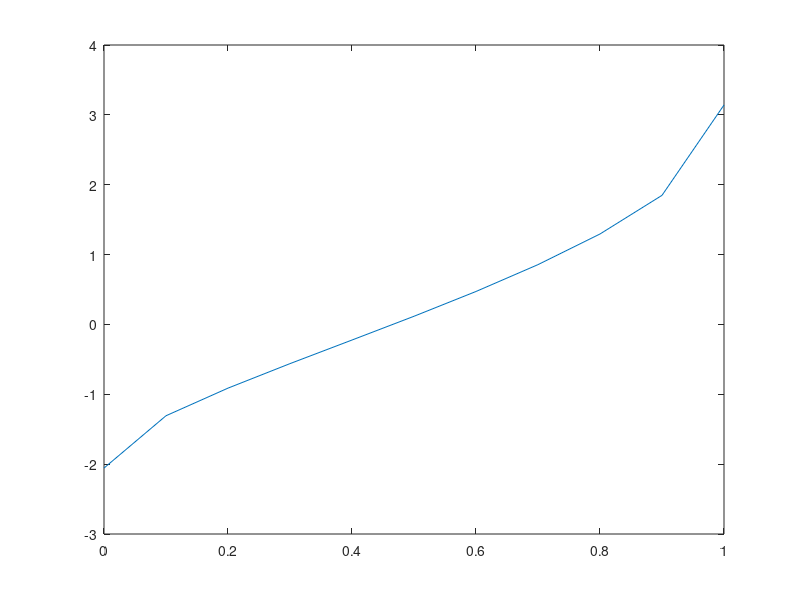

MATLAB code for this plot: (Note: this script raises an error after producing the figure.)
%-------------------------------------------------------------------%
%                Script for computing slab parameters               %
%-------------------------------------------------------------------%

%
%                       ________________corDimY__
%    __________________|                         |__________________no
%   |                  |  corDimX                |                  n1
%   |__________________|_________________________|_____________________
%                                                                   ns
%---------------------------------------------------------------------%
%
% Anna Archetti - EPFL 2017
%
%---------------------------------------------------------------------%

%% WG given parameters mode m = 0

n1 = 2.038;     % core Si3N4 3.48 2.038 (glass 1.5)
n0 = 1.47;     % cladding Sample Media Water 1.38
ns = 1.47;     % substrate SiO2 1.47
lambda = 0.647;   % um 1.5
NAObj = 0.55;
Fobj = 4;       % [mm]
beamD = 6.5; % [mm] % laser beam diameter at the back obj

% Mode
m = 1;

% RMS width sigma of the Gaussian approximation to the Airy disk 
% is about one-third the Airy disk radius 
sigmaLambda = 0.21*lambda/NAObj; % [um]

% Sparrow criterion
% sigmaLambda = 0.47*lambda/NAObj;  % (Abbe 0.5, Rayleigh 0.61)


beamR = 2*lambda*Fobj/(pi*beamD); % [um] w = spot size/focused beam radius where
                                    %      amplitude drop of 1/e 0.37 
                                    %      E(x) field z=0
% sigmaLambda = 0.42*lambda*Fobj/beamD; % [um]                       
% sigmaDiff = lambda/(2*NAObj); [um]

% Beam diameter
FWHM = 2.35*sigmaLambda;           % [um]
fourSigma = 4*sigmaLambda;         % [um]
fullBeamWaist = 1.67*FWHM*sqrt(2); % [um] 2w 1/e2  0.14 86% E field

%corDimY = (0.2: 0.1: 1.600);   
corDimY = 0.150;  % um 2a 2 0.01

% Number of modes along y
nMod = 2*corDimY/lambda;

for corDimIdx = 1: length(corDimY)

    corDimX = 0.15;     % um 2a 2    10
    modeNUM = 1;

    k = 2*pi/lambda;
    gamma = (ns^2 - n0^2)/(n1^2 - ns^2);

    v = k*corDimY(corDimIdx)/2*sqrt(n1^2 - ns^2);

    % DEBUG
    bx = (0:0.1:1);
    by = atan(sqrt(bx./(1 - bx))) +  ...
                        atan(sqrt((bx + gamma)./(1 - bx))) - ...
                        2.*v.*sqrt(1 - bx);                
    figure, plot(bx,by), hold on % END debug       

    % Define the dispersion b-v function(v,b,m,gamma)
    myFunc = @(br) atan(sqrt(br./(1 - br))) +  ...
                        atan(sqrt((br + gamma)./(1 - br))) - ...
                        2.*v.*sqrt(1 - br);
    % Get the b number from f(v,b,m,gamma) function roots               
    [b, byRoot] = findCFRootBisection(myFunc, [0.001, 1], 0.001, 10^10);   

    % Get the effective index
    ne = sqrt(b*(n1^2 - ns^2) + ns^2);
    
    neV(corDimIdx) = ne;

    beta = ne*k;
    u = v*sqrt(1 - b);
    w =  v*sqrt(b);
    wP = v*sqrt(b + gamma);

    % transverse propagation constants
    ki = u/(corDimY(corDimIdx)/2);        %sqrt(k^2*n1^2 - betak^2);
    sigma = w/(corDimY(corDimIdx)/2);     %sqrt(betak^2 - k^2*n0^2);
    xi = wP/(corDimY(corDimIdx)/2);       %sqrt(betak^2 - k^2*ns^2);

    % phase
    phi = 0.5*atan(w/u) - 0.5*atan(wP/u);

    % penetrationd depth
    d = lambda/(2*pi)/sqrt(ne^2 - n0^2); 

    % power confinment 
    powerConf = (1 + (sin(u + phi))^2/(2*w) + (sin(u - phi))^2/(2*wP)) / ...
                    (1 + 1/(2*w) + 1/(2*wP) );
    % effective width
    he(corDimIdx) = corDimY(corDimIdx) + 1/sigma + 1/xi;

    % penetration depth 
    dHe = (he - corDimY(corDimIdx))/2;

    % numerical aperture
    %NA = n1*sqrt(2*(n1 - n0));
    NA = sqrt(n1^2 - n0^2);

    % v cut off for fudamental mode (Okamoto ch. 2  pag 20)
    vC = m*pi/2 + 0.5*atan(sqrt(gamma)) ;

    % lambda cut off
    lambdaC = pi*corDimY(corDimIdx)*NA/v;

    % thickness cut off
    dC = lambda*v/(pi*NA);

    % coupling efficiency
    NAfiber = 1;
    % eta = (NAfiber/NA)^2;


    % From Hunsperger book
    % End-but coupling (eq. 7.4) 
%     nL = 1.468; % core refractive index laser
%     laserDim = 1;
%     m = 0;
%     etaB(corDimIdx) = 64/((m+1)^2*pi^2) * (nL*n1)/(nL+n1)^2 ...
%         * (cos(pi*corDimY(corDimIdx)/(2*laserDim)))^2 * 1/(1 - (corDimY(corDimIdx)/((m+1)*laserDim))^2 )^2 * ...
%         corDimY(corDimIdx) * (cos(m*pi/2))^2 / laserDim;

    y = (-corDimX/2 - 2: 0.01 :corDimX/2 + 2);
    for xIdx = 1: length(y)

        % Electric field distribution: TE mode profile 
        if y(xIdx) > corDimY(corDimIdx)/2 % top cladding
            Ey(xIdx) = cos(ki*corDimY(corDimIdx)/2 - phi)*exp(-sigma*(y(xIdx) - corDimY(corDimIdx)/2));
            
        elseif y(xIdx) >= - corDimY(corDimIdx)/2 && y(xIdx) <= corDimY(corDimIdx)/2 % core
            Ey(xIdx) = cos(ki*y(xIdx) - phi);
           
        else % lower cladding
            Ey(xIdx) = cos(ki*corDimY(corDimIdx)/2 + phi)*exp(xi*(y(xIdx) + corDimY(corDimIdx)/2));
            
        end
    %     By(xIdx) = exp( -y(xIdx)^2/(2*sigmaLambda^2) ) / sqrt(2*pi*sigmaLambda^2);
        
        By(xIdx) = exp( -y(xIdx)^2/(beamR^2) ); % Electric field input beam
        IBy(xIdx) = ( By(xIdx) )^2; % Intensity profile input beam
        IEy(xIdx) = Ey(xIdx)^2; 

    end

    close 
    % From Hunsperger book
    % Direct focusing (eq. 7.3)
%     etaD(corDimIdx) = (trapz(By.*Ey))^2 / ( trapz(By.^2)*trapz(Ey.^2) );
%     eta(corDimIdx) = (ne/n1)^2 / (nL/1.6)^2;

    %figure,
    plot( y, IEy, 'k')
    hold on
    plot( repmat(-corDimY(corDimIdx)/2,1, length(IEy)), IEy, 'r--')
    plot( repmat(+corDimY(corDimIdx)/2,1, length(IEy)), IEy, 'r--')
%     plot( y, By, 'b--')
    plot( y, IBy, 'g--')
    xlabel('y[um]')
    ylabel('I_{field}/I_{max}')
    title(['Intesnsity TE0 mode profile - core ' num2str(corDimY(corDimIdx)) 'um - ref idx core ' num2str(n1)])
    legend('Intensity TE0 mode profile','core edge','core edge','Intensity beam - Gaussian approxiamtion Airy pattern')
   
    
    %figure,
    plot( y, Ey, 'k')
    hold on
    plot( repmat(-corDimY(corDimIdx)/2,1, length(Ey)), Ey, 'r--')
    plot( repmat(+corDimY(corDimIdx)/2,1, length(Ey)), Ey, 'r--')
    plot( y, By, 'b--')
    %plot( y, BIy, 'g--')
    xlabel('y[um]')
    ylabel('E_{field}/E_{max}')
    title(['TE0 mode profile - core ' num2str(corDimY(corDimIdx)) 'um - ref idx core ' num2str(n1)])
    %legend('Intensity TE0 mode profile','core edge','core edge','Intensity beam - Gaussian approxiamtion Airy pattern')
    legend('TE0 mode profile','core edge','core edge','E beam - Gaussian approxiamtion Airy pattern')

    % Cutoff width
    cutOffWidth = lambda*vC/(2*pi*n1*sqrt(2*(n1-n0)/n1));
end

% figure,
% plot(corDimY, eta, '*k')
% xlabel('CorDim [um]')
% ylabel('Eta [%]')
% title('NA coupling efficinecy')
% 
% figure,
% plot(corDimY, -10.*log10(eta), '*k')
% xlabel('CorDim [um]')
% ylabel('Eta [dB]')
% title('NA coupling efficinecy')
% 
% figure,
% plot(corDimY, etaD, '*k')
% xlabel('CorDim [um]')
% ylabel('Eta [%]')
% title('Direct focusing coupling efficinecy')
% 
% figure,
% plot(corDimY, -10.*log10(etaD), '*k')
% xlabel('CorDim [um]')
% ylabel('Eta [dB]')
% title('Direct focusing coupling efficinecy')
% 
% figure,
% plot(corDimY, etaB, '*k')
% xlabel('CorDim [um]')
% ylabel('Eta [%]')
% title('Fiber end-but coupling efficiency')
% 
% figure,
% plot(corDimY, -10.*log10(etaB), '*k')
% xlabel('CorDim [um]')
% ylabel('Eta [dB]')
% title('Fiber end-but coupling efficiency')


%%
%----------------------------------------------------------
% X direction
%---------------------------------------------------------

n1 = 2.038;     % core Si3N4 3.48 2.038 (glass 1.5)
n0 = 1.47;     % cladding Sample Media Water 1.33
ns = 1.47;     % substrate SiO2 1.46

%corDimX = 5;     % um 2a 0.2
modeNUM = 1;

k = 2*pi/lambda;
gamma = (ns^2 - n0^2)/(n1^2 - ns^2);

v = k*corDimX/2*sqrt(n1^2 - ns^2);

% DEBUG
bx = (0:0.1:1);
by = atan(sqrt(bx./(1 - bx))) +  ...
                    atan(sqrt((bx + gamma)./(1 - bx))) - ...
                    2.*v.*sqrt(1 - bx);                
figure, plot(bx,by), hold on % END debug       

% Define the dispersion b-v function(v,b,m,gamma)
myFunc = @(br) atan(sqrt(br./(1 - br))) +  ...
                    atan(sqrt((br + gamma)./(1 - br))) - ...
                    2.*v.*sqrt(1 - br);
% Get the b number from f(v,b,m,gamma) function roots               
[b, byRoot] = findCFRootBisection(myFunc, [0.001, 1], 0.001, 10^8);   

% Get the effective index
ne = sqrt(b*(n1^2 - ns^2) + ns^2);

beta = ne*k;
u = v*sqrt(1 - b);
w =  v*sqrt(b);
wP = v*sqrt(b + gamma);

% transverse propagation constants
ki = u/(corDimX/2);        %sqrt(k^2*n1^2 - betak^2);
sigma = w/(corDimX/2);     %sqrt(betak^2 - k^2*n0^2);
xi = wP/(corDimX/2);       %sqrt(betak^2 - k^2*ns^2);

% phase
phi = 0.5*atan(w/u) - 0.5*atan(wP/u);
    
x = (-corDimX /2 - 2 : 0.01 : corDimX/2 + 2);
for xIdx = 1: length(x)

    % Electric field distribution: TE mode profile in the plane perpendicular
    % to the propagation direction
    if x(xIdx) > corDimX/2
        Ex(xIdx) = cos(ki*corDimX/2 - phi)*exp(-sigma*(x(xIdx) - corDimX/2));
    elseif x(xIdx) >= - corDimX/2 && x(xIdx) <= corDimX/2
        Ex(xIdx) = cos(ki*x(xIdx) - phi);
    else
        Ex(xIdx) = cos(ki*corDimX/2 + phi)*exp(xi*(x(xIdx) + corDimX/2));
    end
    Bx(xIdx) = exp( -y(xIdx)^2/(beamR^2) ); % Electric field input beam
end


% Rectangular grid in 2-D 
% [X, Y] = meshgrid (-4 : +4 , -2 : +2);
% Z = Efield(X)*Efield(Y);
pixSize = ( y(min(length(Ex), length(Ey))) - y(1) )/( min(length(Ex), length(Ey)) - 1); % um
% Exy = Ex( 1:min(length(Ex), length(Ey)) )'*Ey( 1:min(length(Ex), length(Ey)) );
Exy = Ey( 1:min(length(Ex), length(Ey)) )'* Ex( 1:min(length(Ex), length(Ey)) );
Bxy = By( 1:min(length(Bx), length(By)) )'* Bx( 1:min(length(Bx), length(By)) );




% ne = beta/k;
% b = (ne^2 - ns^2)/(n1^2 - ns^2);
% figure, imagesc(Exy)
figure, image( flipud(Exy),'CDataMapping','scaled'), colormap('jet')


yticklabels = (y(1) : 0.2 : y(min(length(Ex), length(Ey))));
yticks = linspace(1, min(length(Ex), length(Ey)), numel(yticklabels));
set(gca, 'YTick', yticks, 'YTickLabel',flipud(yticklabels(:)))

xticklabels = (x(1) : 0.5 : x(min(length(Ex), length(Ey))));
xticks = linspace(1, min(length(Ex), length(Ey)), numel(xticklabels));
set(gca, 'XTick', xticks, 'XTickLabel', xticklabels)  
hold on

% ridgeT = 1; %um
% ridgeH = 1.2; %um
% ridgeWidth = 3; % um

% ridgeT = corDimY/2 - (corDimY - corDimX); %um
ridgeH = corDimY; %um
ridgeWidth = corDimX; % um

xmax = get(gca, 'xLim');
ymax = get(gca, 'yLim');

% orizXEdge1 =  xmax(2)/2 + y(1 : min(length(Ex), length(Ey)))./pixSize + 0.5;
%orizYEdge1 =  repmat( (ymax(2)/2 - ridgeT/pixSize + 0.5), 1, min(length(Ex), length(Ey)));

% orizXEdge2 =  xmax(2)/2 + y(1 : min(length(ex), length(ey)))./pixSize + 0.5;
% orizYEdge2 =  repmat( (ymax(2)/2 + ridgeT/2/pixSize + 0.5), 1, min(length(ex), length(ey)));


orizXEdge3 =  xmax(2)/2 + y(1 : min(length(Ex), length(Ey)))./pixSize + 0.5;
orizYEdge3 =  repmat( (ymax(2)/2 - ridgeH/2/pixSize + 0.5), 1, min(length(Ex), length(Ey)));

orizXEdge4 =  xmax(2)/2 + y(1 : min(length(Ex), length(Ey)))./pixSize + 0.5;
orizYEdge4 =  repmat( (ymax(2)/2 + ridgeH/2/pixSize + 0.5), 1, min(length(Ex), length(Ey)));

vertYEdge1 =  xmax(2)/2 + y(1 : min(length(Ex), length(Ey)))./pixSize + 0.5;
vertXEdge1 =  repmat( (ymax(2)/2 - ridgeWidth/2/pixSize + 0.5), 1, min(length(Ex), length(Ey)));

vertYEdge2 =  xmax(2)/2 + y(1 : min(length(Ex), length(Ey)))./pixSize + 0.5;
vertXEdge2 =  repmat( (ymax(2)/2 + ridgeWidth/2/pixSize + 0.5), 1, min(length(Ex), length(Ey)));



%plot(orizXEdge1, orizYEdge1, 'r--', 'LineWidth',2)
% plot(orizXEdge2, orizYEdge2, 'r--')
plot(orizXEdge3, orizYEdge3, 'r--', 'LineWidth',2)
plot(orizXEdge4, orizYEdge4, 'r--', 'LineWidth',2)
plot(vertXEdge1, vertYEdge1, 'r--', 'LineWidth',2)
plot(vertXEdge2, vertYEdge2, 'r--', 'LineWidth',2)

axis equal
xlabel('x [um]')
ylabel('y [um]')
title('WG Electric field propagation XY')

set(gca,'color','none')


%--------------------------------------------------------------------------
% Plot Beam 2D profile
%--------------------------------------------------------------------------

figure, image( flipud(Bxy),'CDataMapping','scaled'), colormap('jet')

yticklabels = (y(1) : 0.2 : y(min(length(Bx), length(By))));
yticks = linspace(1, min(length(Bx), length(By)), numel(yticklabels));
set(gca, 'YTick', yticks, 'YTickLabel',flipud(yticklabels(:)))

xticklabels = (x(1) : 0.5 : x(min(length(Bx), length(By))));
xticks = linspace(1, min(length(Bx), length(By)), numel(xticklabels));
set(gca, 'XTick', xticks, 'XTickLabel', xticklabels)  
hold on

plot(orizXEdge3, orizYEdge3, 'r--', 'LineWidth',2)
plot(orizXEdge4, orizYEdge4, 'r--', 'LineWidth',2)
plot(vertXEdge1, vertYEdge1, 'r--', 'LineWidth',2)
plot(vertXEdge2, vertYEdge2, 'r--', 'LineWidth',2)

axis equal
xlabel('x [um]')
ylabel('y [um]')
title('Beam Electric field propagation XY')

set(gca,'color','none')

%%
% Propagation wavelenght of the trasveral mode
lambdaP = 2*pi/beta;
z = (1:1:200);
f = Exy.*cos(2.*pi/lambdaP.*z);
[X,Y] = meshgrid(1:0.5:10,1:20);
surf(X, Y, Z)

%
figure, mesh(flipud(Exy)),
hold on,
image( flipud(Exy),'CDataMapping','scaled'), colormap('jet')
xticklabels = (y(1) : 0.5 : y(min(length(Ex), length(Ey))));
xticks = linspace(1, min(length(ex), length(Ey)), numel(xticklabels));
set(gca, 'XTick', xticks, 'XTickLabel', xticklabels)

yticklabels = (x(1) : 0.5 : x(min(length(Ex), length(Ey))));
yticks = linspace(1, min(length(Ex), length(Ey)), numel(yticklabels));
set(gca, 'YTick', yticks, 'YTickLabel', flipud(yticklabels(:)))  
xlabel('x [um]')
ylabel('y [um]')
zlabel('Normalized Electric field profile')
title('Electric field propagation XY')

% figure, mesh(flipud(Bxy)),
% hold on,
% image( flipud(Bxy),'CDataMapping','scaled'), colormap('jet')
% xticklabels = (y(1) : 0.5 : y(min(length(Bx), length(By))));
% xticks = linspace(1, min(length(ex), length(Ey)), numel(xticklabels));
% set(gca, 'XTick', xticks, 'XTickLabel', xticklabels)
% 
% yticklabels = (x(1) : 0.5 : x(min(length(Bx), length(By))));
% yticks = linspace(1, min(length(Bx), length(By)), numel(yticklabels));
% set(gca, 'YTick', yticks, 'YTickLabel', flipud(yticklabels(:)))  
% xlabel('x [um]')
% ylabel('y [um]')
% zlabel('Input Beam Normalized Electric field profile')
% title('Beam Electric field propagation XY')

